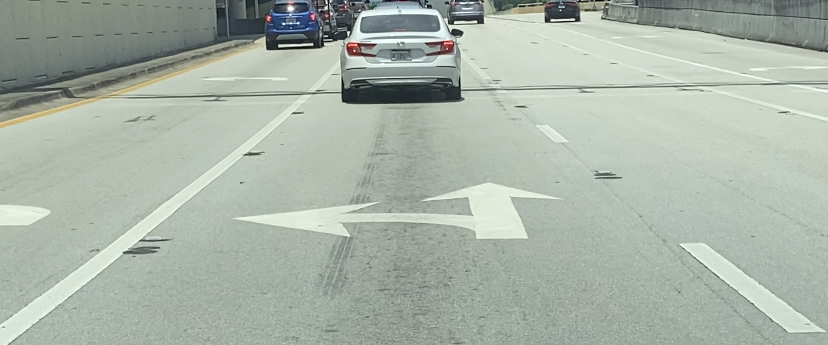
#> input picture input/IMG-8392.jpg, 828 x 345 px
$ python arrow_detection.py
#> lines starting #> are read from the running program, lines starting #| are printed output that depends on the picture; after the words box and inside, x2 and y2 are one past the last pixel; in counts of white or black regions, pixels touching at a corner belong together
# Python program to illustrate
# template matching
import cv2
import numpy as np

# Read the main image
img_rgb = cv2.imread('../input/IMG-8392.jpg')
#> img_rgb is the input picture: shape (345, 828, 3); mean B, G, R 169, 179.7, 169.3
# Convert it to grayscale
img_gray = cv2.cvtColor(img_rgb, cv2.COLOR_BGR2GRAY)

# Read the template
template = cv2.imread('../input/IMG-8391.jpg', 0)
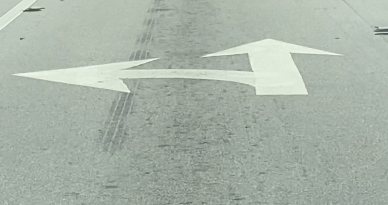
#> input picture input/IMG-8391.jpg, 388 x 205 px
#> template: shape (205, 388); min 67, max 248, mean 175.1

# Store width and height of template in w and h
w, h = template.shape[::-1]
#> w = 388; h = 205

# Perform match operations.
res = cv2.matchTemplate(img_gray, template, cv2.TM_CCOEFF_NORMED)
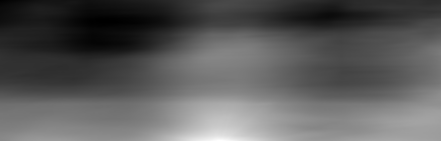
#> res: shape (141, 441) float32; min -0.318, max 0.72, mean 0.0526; drawn with min black and max white

# Specify a threshold
threshold = 0.5

# Store the coordinates of matched area in a numpy array
loc = np.where(res >= threshold)
#> loc = 747 positions, rows 125 to 140, columns 178 to 260

# Draw a rectangle around the matched region.
for pt in zip(*loc[::-1]):
	cv2.rectangle(img_rgb, pt, (pt[0] + w, pt[1] + h), (0, 255, 0), 2)
#> this loop made 747 passes
#> pt on passes 1 to 3: (219, 125), (213, 126), (214, 126)
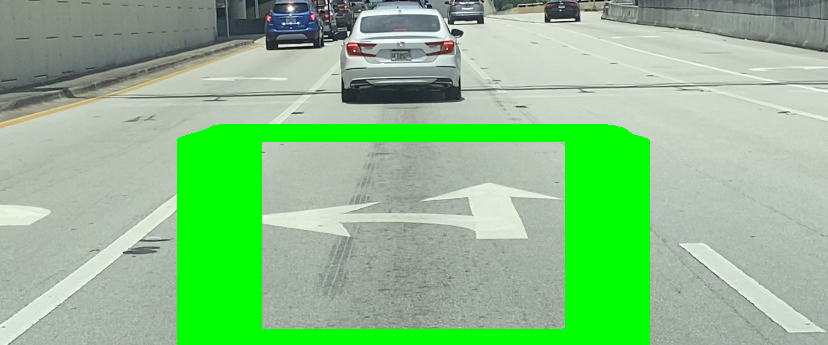
#> img_rgb: shape (345, 828, 3); 16.54% of pixels changed, all inside (x1, y1, x2, y2) = (177, 124, 650, 345)

# Show the final image with the matched area.
cv2.imshow('Detected', img_rgb)
cv2.waitKey(50000)

def detect():
            while video.isOpened():
                # Read the current frame
                ret, frame = video.read()

                if not ret:
                    break

                # Convert the frame to grayscale
                gray = cv2.cvtColor(frame, cv2.COLOR_BGR2GRAY)

                detected_images = []

                for template, template_size, template_name in zip(templates, template_sizes, template_names):
                    # Perform template matching
                    result = cv2.matchTemplate(gray, template, cv2.TM_CCOEFF_NORMED)

                    # Find matches above the threshold
                    locations = np.where(result >= threshold)

                    # Draw bounding boxes around the matched regions
                    for loc in zip(*locations[::-1]):
                        cv2.rectangle(frame, loc, (loc[0] + template_size[1], loc[1] + template_size[0]), (0, 255, 0), 2)
                        detected_images.append(template_name)

                # Display the resulting frame with detected words
                for i, detected_image in enumerate(detected_images):
                    if detected_image == 'rightTurnArrow.png':
                        cv2.putText(frame, 'right', (10, 30 * (i + 1)), cv2.FONT_HERSHEY_SIMPLEX, 1, (0, 255, 0), 2)
                    elif detected_image == 'leftTurnArrow.png':
                        cv2.putText(frame, 'left', (10, 30 * (i + 1)), cv2.FONT_HERSHEY_SIMPLEX, 1, (0, 255, 0), 2)

                # Convert the frame to JPEG format
                ret, buffer = cv2.imencode('.jpg', frame)
                frame = buffer.tobytes()

                # Yield the frame for displaying in the HTML page
                yield (b'--frame\r\n'
                       b'Content-Type: image/jpeg\r\n\r\n' + frame + b'\r\n\r\n')
